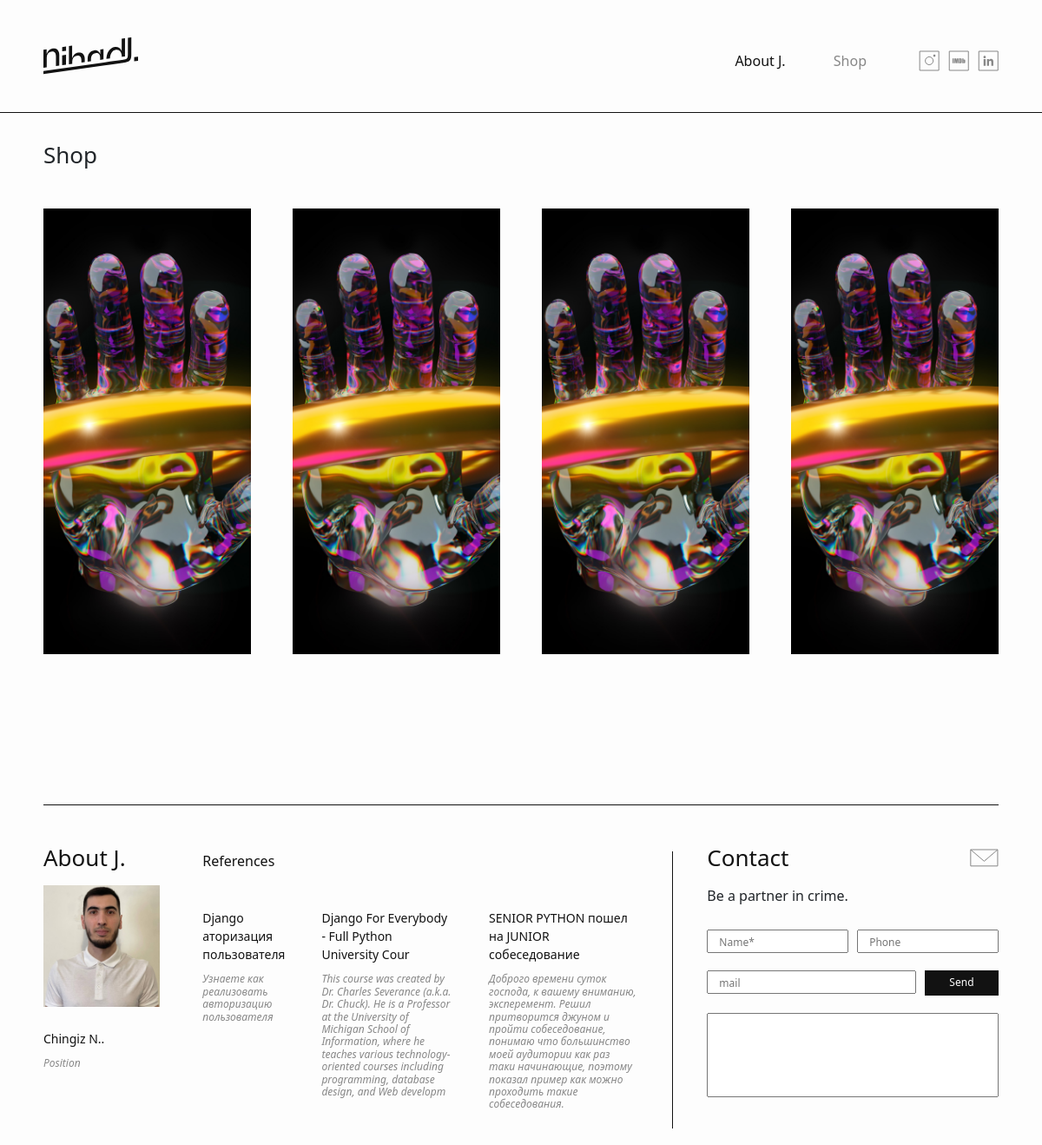
The page /shops/ on the database its author committed.
### design_project/models.py (models this page shows, shortened)
class References(models.Model):
    video = EmbedVideoField(blank=True, null=True, verbose_name='видео')
    title = models.CharField(max_length=50, verbose_name='название')
    description = models.CharField(max_length=250, verbose_name='описание')

### design_project/views.py (the view)
# urls.py: path('shops/', shop, name='shop'),
def shop(request):
    references = References.objects.all()
    return render(request, 'web/shop.html', {'references': references})

### design_project/forms.py
class Contact(forms.Form):
    name = forms.CharField(required=True,
                           widget=forms.TextInput(attrs={'class': 'input', 'placeholder': 'Name*'}))
    phone = forms.IntegerField(required=True,
                               widget=forms.TextInput(attrs={'class': 'input', 'placeholder': 'Phone'}))
    mail = forms.EmailField(required=True,
                            widget=forms.TextInput(attrs={'class': 'input', 'placeholder': 'mail'}))
    text = forms.CharField(required=True,
                           widget=forms.TextInput(attrs={'class': 'message-box'}))

### design_project/context_processors.py (called while the page is built)
def form_contact(request):
    form = Contact()
    return {'form_contact': form}

### design_project/templates/web/shop.html (shortened to what this page needs)
{% extends 'web/base.html' %}
{% block shop %}
{% load static %}
        <main>
            <section class="section-works shop">
                <div class="my-container">
                    <div class="shop-title">
                        <h1 class="title">Shop</h1>
                    </div>
                </div>
                <div class="my-container">
                    <div class="under-line-wrapper">
                        <div class="shop-wrapper">
                            <div class="row flex-nowrap gx-lg-5">
                                <div class="col-lg-3 col-md-4 col-sm-6 col-6">
                                    <div class="image-box">
                                        <img src="{% static 'assets/images/art.jpg' %}" alt="">
                                    </div>
                                </div>
                                <div class="col-lg-3 col-md-4 col-sm-6 col-6">
                                    <div class="image-box">
                                        <img src="{% static 'assets/images/art.jpg' %}" alt="">
                                    </div>
                                </div>
                                <div class="col-lg-3 col-md-4 col-sm-6 col-6">
                                    <div class="image-box">
                                        <img src="{% static 'assets/images/art.jpg' %}" alt="">
                                    </div>
                                </div>
                                <div class="col-lg-3 col-md-4 col-sm-6 col-6">
                                    <div class="image-box">
                                        <img src="{% static 'assets/images/art.jpg' %}" alt="">
                                    </div>
                                </div>
                            </div>
                        </div>
                    </div>
                </div>
        </section>
    </main>
{% endblock shop %}

### design_project/templates/web/base.html (shortened to what this page needs)
<html lang="en">
    <head>
        {% load static %}
        {% load embed_video_tags %}
        <link rel="stylesheet" href="{% static 'lib/bootstrap-5.2.0-beta1-dist/css/bootstrap.min.css' %}">
        <link
            rel="stylesheet"
            href="https://cdnjs.cloudflare.com/ajax/libs/font-awesome/6.1.0/css/all.min.css"
        >
        <link rel="stylesheet" href="{% static 'css/main.min.css' %}">
    </head>
    <body class="body">
        <header>
            <div class="header-nav">
                <div class="my-container">
                    <div class="my-row">
                        <div class="logo">
                            <a href="{% url 'design_project:design' %}" class="logo-link">
                                <img src="{% static 'assets/images/logo.svg' %}" alt="" class="logo-img">
                            </a>
                        </div>
                        <div class="nav-right d-flex">
                            <div class="links">
                                <a href="{% url 'design_project:design' %}" class="link active">About J.</a>
                                <a href="{% url 'design_project:shop' %}" class="link">Shop</a>
                            </div>
                            <ul class="social-links d-flex ">
                                <li>
                                    <a href="#">
                                        <img src="{% static 'assets/icons/instagram.svg' %}" class="social-icon" alt="">
                                    </a>
                                </li>
                                <li>
                                    <a href="#">
                                        <img src="{% static 'assets/icons/imdb.svg' %}" class="social-icon" alt="">
                                    </a>
                                </li>
                                <li>
                                    <a href="#">
                                        <img src="{% static 'assets/icons/linkedin.svg' %}" class="social-icon" alt="">
                                    </a>
                                </li>
                            </ul>
                        </div>
                    </div>
                </div>
            </div>
        </header>
{% block shop %}
{% endblock shop %}
   <footer class="footer-section">
        <div class="my-container">
            <div class="footer-wrapper">
                <div class="row">
                    <div class="col-lg-8 col-md-12 col-sm-12 col-12">
                        <div class="left-side">
                            <div class="title-flex mb-lg-3 mb-md-3 mb-sm-2">
                                <div class="about">
                                    <h1>About J.</h1>
                                </div>
                            </div>
                            <div class="row">
                                <div class="col-lg-2 col-md-3 col-sm-4 col-3">
                                    <div class="single-card">
                                        <img src="{% static 'assets/images/chingiz.jpg' %}" alt="">
                                        <div class="items-block">
                                            <a href="#" class="name">Chingiz N..</a>
                                            <p class="position">Position</p>
                                        </div>
                                    </div>
                                </div>
                                <div class="col-lg-10 col-md-9 col-sm-8 col-9">
                                    <div class="items-wrapper">
                                        {% for ref in references %}
                                            <div class="items-card">
                                                <div class="items-block">
                                                    <a href="#" class="name">{{ref.title}}</a>
                                                    <p class="position">{{ref.description}}</p>
                                                </div>
                                            </div>
                                        {% endfor %}
                                    </div>
                                </div>
                            </div>
                        </div>
                    </div>
                    <div class="col-lg-4 col-md-12 col-sm-12 col-12">
                        <div class="right-side">
                            <div class="title-wrapper">
                                <h1 class="head-title">Contact</h1>
                                <a href="#" class="icon">
                                    <img src="{% static 'assets/icons/envelope.svg' %}" alt="">
                                </a>
                            </div>
                            <p class="subtitle">Be a partner in crime.</p>
                            <div class="form-area">
                                <form action="{% url 'design_project:answer' %}" method="post" id="form" class="form">
                                    <div class="top-inputs">
                                        {{form_contact.name}}
                                        {{form_contact.phone}}
                                    </div>
                                    <div class="input-button">
                                        {{form_contact.mail}}
                                        <button class="btn--dark">Send</button>
                                    </div>
                                        {{form_contact.text}}
                                </form>
                            </div>
                        </div>
                    </div>
                </div>
            </div>
        </div>
    </footer>
</body>
</html>

### rows shown on the page
References: title "Django аторизация пользователя", description "Узнаете как реализовать авторизацию пользователя"
References: title "Django For Everybody - Full Python University Cour", description "This course was created by Dr. Charles Severance (a.k.a. Dr. Chuck). He is a Professor at the University of Michigan School of Information, where he teaches various technology-oriented courses including programming, database design, and Web developm"
References: title "SENIOR PYTHON пошел на JUNIOR собеседование", description "Доброго времени суток господа, к вашему вниманию, эксперемент. Решил притворится джуном и пройти собеседование, понимаю что большинство моей аудитории как раз таки начинающие, поэтому показал пример как можно проходить такие собеседования."
